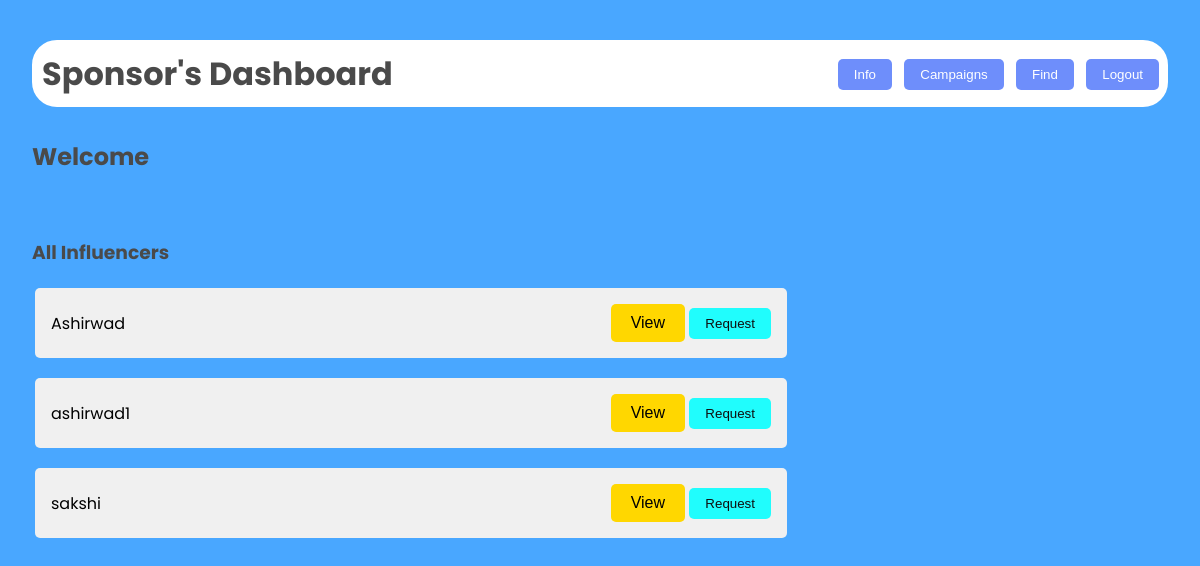
The page /sfind2 (signed in) on the database as committed earlier.
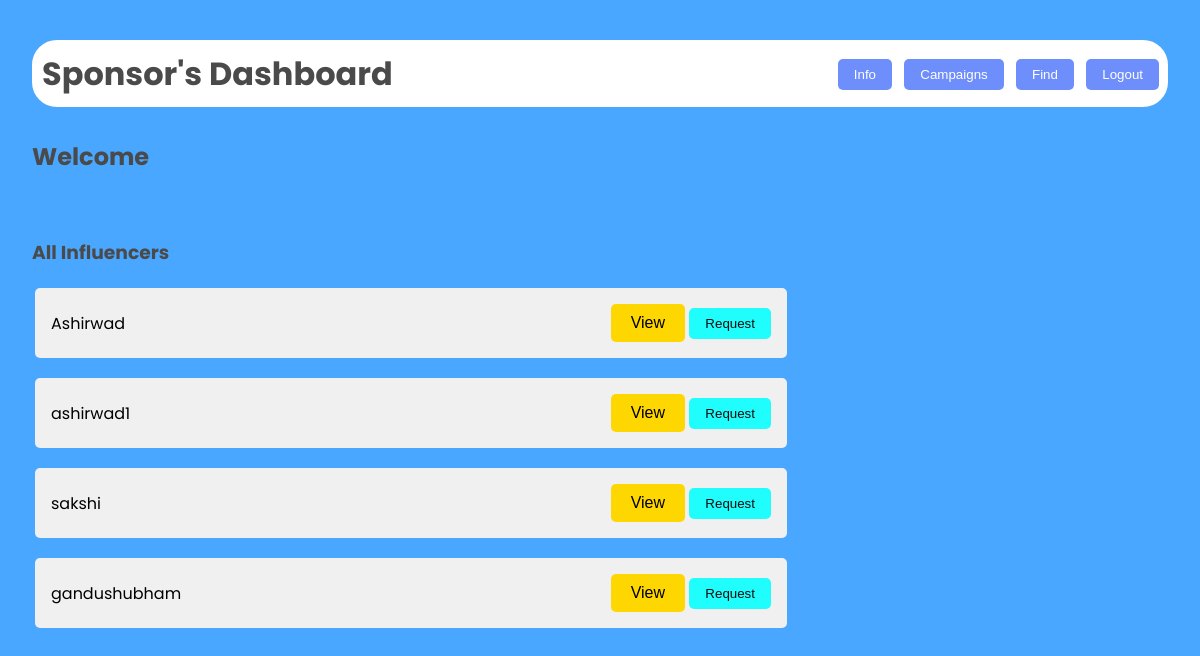
The same page on the database as committed later.
### models.py (models this page shows)
class Influencer(db.Model):
    __tablename__ = 'influencer'
    inid=db.Column(db.Integer,primary_key=True)
    iname = db.Column(db.String, nullable=False)
    usename = db.Column(db.String, unique=True)
    email = db.Column(db.String, nullable=False)
    password = db.Column(db.String, nullable=False)
    platform = db.Column(db.String, nullable=False)
    number = db.Column(db.Integer, nullable=False)
    reach = db.Column(db.Integer, nullable=False)
    flag = db.Column(db.Integer, nullable=False, default=0)

### main.py (the view)
@app.route('/sfind2')
def sfind2():
    if 'username' in session:
        influ=Influencer.query.all()
        user=Sponsor.query.filter_by(usename=session['username']).first()
        return  render_template("campaignfind.html",influ=influ,user=user)
    else:
        return redirect('/')

### templates/campaignfind.html (shortened to what this page needs)
<!DOCTYPE html>
<html lang="en">
<head>
    <link rel="stylesheet" href="/static/dash.css">
</head>
<body>
    <div class="dashboard">
        <header>
            <h1>Sponsor's Dashboard</h1>
            <nav>
                <a href="/smain"><button>Info</button></a>
                <a href="/campaign"><button>Campaigns</button></a>
                <a href="/sfind"><button>Find</button></a>
                <a href="/logout"><button>Logout</button></a>
            </nav>
        </header>
        <main>
            <h2>Welcome {{user.sname}}</h2>
            <br>
            <div class="viewpoint">
                <h3>All Influencers</h3>
                <table>
                    {% for i in influ %}
                        <tr>
                            <td>
                                <div class="list">
                                    <span>{{ i.iname }}</span>
                                    <div>
                                        <button class="viewopen" data-popup-id="popup{{ i.inid }}">View</button>
                                        <button class="req" data-inid="{{ i.inid }}" data-sid="{{ user.sid }}">Request</button>
                                    </div>
                                </div>
                            </td>
                        </tr>
                    {% endfor %}
                </table>
            </div>
        </main>
    </div>
</body>
</html>

Rows that differ between the two databases and show on the page:
added Influencer: iname "gandushubham"
